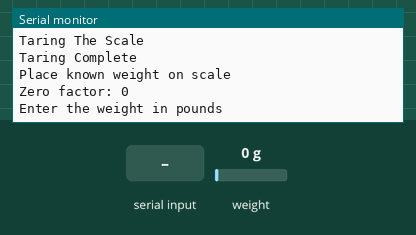
Simulated run of this sketch. Board: Arduino Uno, built with avr-gcc and run on an emulated ATmega328P. Parts: the last lines printed to the serial monitor. The inputs (shaded band) are chosen by the test bench; at power-on: weight on the scale 0 g.

Above: at 3.2 s.
3.3 s: "90,45\n" received over Serial
At 3.46 s:
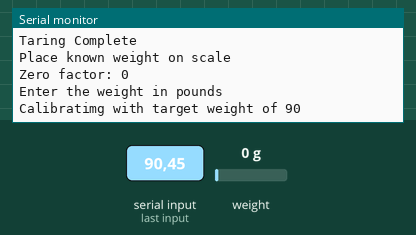
5.0 s: weight on the scale set to 100 g
At 5.07 s:
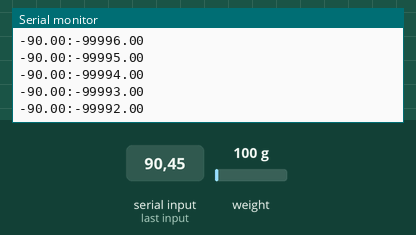
6.5 s: weight on the scale set to 1250 g
At 6.68 s:
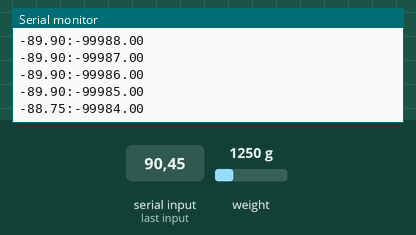
Timing chart, 0 to 9.5 s (numbered marks = the images above; inputs shaded):
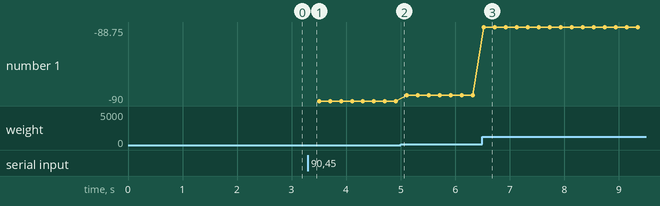

The sketch:

calibratescale.ino
```cpp
// (licence header left out)
#include "HX711.h"

#define DOUT  3
#define CLK  2

HX711 scale(DOUT, CLK);

float calibration_factor = -100000; //Go as low as you'd like to start
int target_weight = 0; //This is the known weight we are trying to get to


void setup() {
  Serial.begin(9600);
  Serial.println("HX711 calibration sketch");
  Serial.println("Remove all weight from scale");
  Serial.println("Taring The Scale");
  scale.set_scale();
  scale.tare();	//Reset the scale to 0
  Serial.println("Taring Complete");
  Serial.println("Place known weight on scale");


  long zero_factor = scale.read_average(); //Get a baseline reading
  Serial.print("Zero factor: "); //This can be used to remove the need to tare the scale. Useful in permanent scale projects.
  Serial.println(zero_factor);
  Serial.println("Enter the weight in pounds");
}

void loop() {

if(Serial.available())
  {target_weight = Serial.parseInt();
Serial.print("Calibratimg with target weight of ");
Serial.println(target_weight);
  }
while(target_weight > 0){
scale.set_scale(calibration_factor); //Adjust to this calibration factor
float a = (scale.get_units() - target_weight);
a = abs(a);
if(a <= 1 && a >= 0 ) {
Serial.println("Target Weight Reached with Calibration Value of ");
Serial.print(calibration_factor);
int target_weight = 0;
}
else
{
calibration_factor += 1;
Serial.print(scale.get_units() - target_weight);
Serial.print(":");
Serial.println(calibration_factor);
}
}
}
```

Measured:
- after the input at 3.3 s, the serial monitor: prints a new line at once (image 1)
- after the input at 6.5 s, the serial monitor: prints a new line at once (image 3)
- plotted number 1: -90 → -89.9 after the input at 5.0 s, -89.9 → -88.75 after the input at 6.5 s
